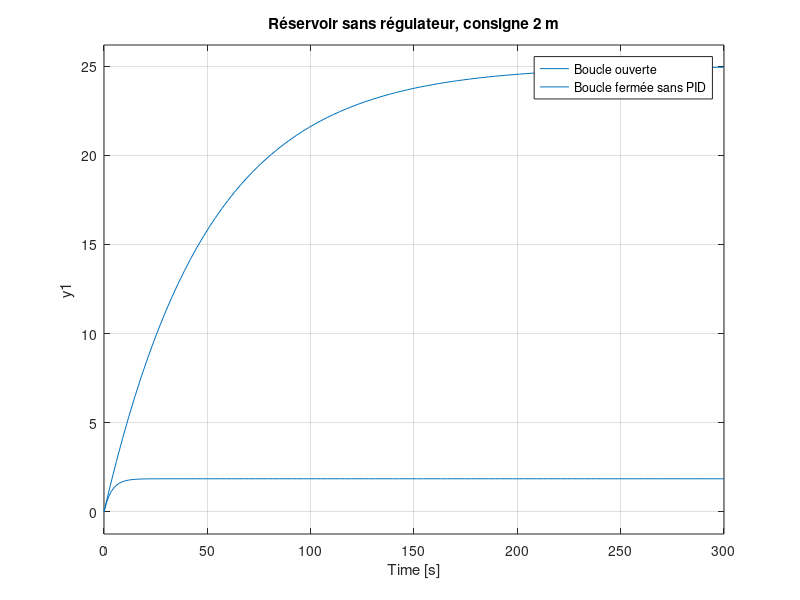
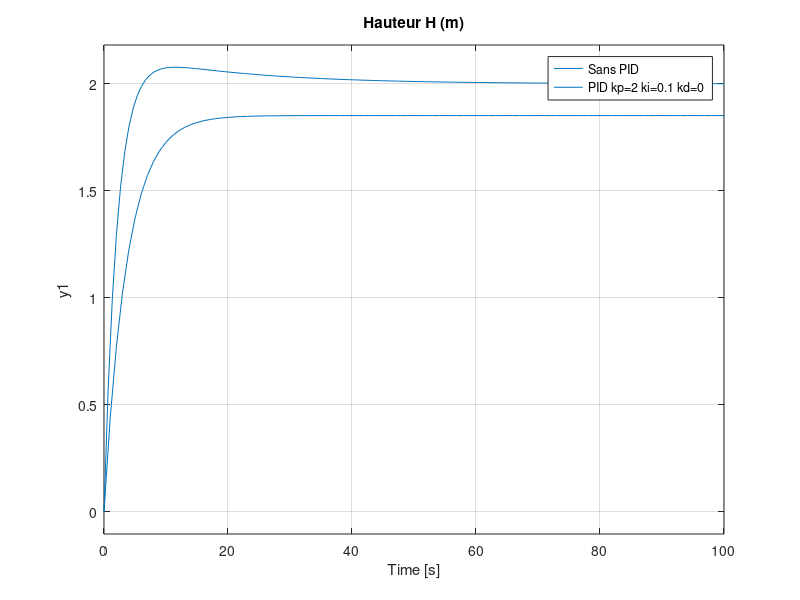
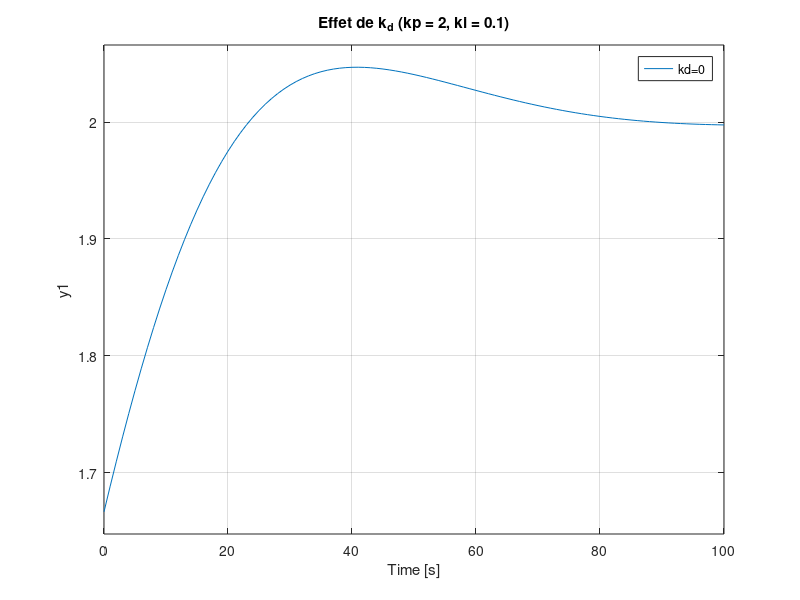

These figures' MATLAB source, in order: (Note: this script raises an error after producing the figures.)
%% TP4 : Asservissement des systèmes continus par régulateur PID
% Automatique linéaire échantillonnée - INSAT
% Nécessite la Control System Toolbox (tf, pid, feedback, step, stepinfo).
clear; close all; clc;

%% III.1  Réservoir sans régulateur
G = tf(12.5, [50 1]);           % H(s)/Qe(s)
consigne = 2;                   % 2 m

% a) Boucle ouverte : H(inf) = 2 x 12.5 = 25 m > 20 m -> le réservoir déborde !
% b) Boucle fermée à retour unitaire, sans PID :
F0 = feedback(G, 1);            % 12.5 / (50s + 13.5)

figure('Name','III.1 - Sans PID');
step(consigne*G, 300); hold on; step(consigne*F0, 300); hold off; grid on;
legend('Boucle ouverte', 'Boucle fermée sans PID');
title('Réservoir sans régulateur, consigne 2 m');

%% III.1-2  Avec régulateur PID
kp = 2;  ki = 0.1;  kd = 0;     % réglage proposé (PI) : erreur nulle, dépassement ~4 %
C = pid(kp, ki, kd);            % C(s) = kp + ki/s + kd·s
F = feedback(C*G, 1);

figure('Name','III.2 - Avec PID');
step(consigne*F0, 100); hold on; step(consigne*F, 100); hold off; grid on;
legend('Sans PID', sprintf('PID kp=%g ki=%g kd=%g', kp, ki, kd));
title('Hauteur H (m)');

%% III.3  Effet de chaque gain
figure('Name','III.3 - Effet des gains');
subplot(1,3,1); hold on;
for k = [0.5 1 2 5]
    step(consigne*feedback(pid(k, 0, 0)*G, 1), 60);
end
hold off; grid on; title('Effet de k_p (ki = kd = 0)');
legend('kp=0.5','kp=1','kp=2','kp=5');

subplot(1,3,2); hold on;
for k = [0.02 0.05 0.1 0.5]
    step(consigne*feedback(pid(kp, k, 0)*G, 1), 100);
end
hold off; grid on; title(sprintf('Effet de k_i (kp = %g)', kp));
legend('ki=0.02','ki=0.05','ki=0.1','ki=0.5');

subplot(1,3,3); hold on;
for k = [0 1 5 20]
    step(consigne*feedback(pid(kp, ki, k)*G, 1), 100);
end
hold off; grid on; title(sprintf('Effet de k_d (kp = %g, ki = %g)', kp, ki));
legend('kd=0','kd=1','kd=5','kd=20');
% kp : plus rapide, erreur statique réduite mais jamais nulle.
% ki : annule l'erreur statique. Trop grand -> dépassement et oscillations.
% kd : amortit (moins de dépassement). Ici l'effet reste faible, le système étant du 1er ordre.

%% III.4  Erreur statique, temps de réponse, dépassement : avant / après
S0 = stepinfo(consigne*F0);
S  = stepinfo(consigne*F);
e0 = consigne - consigne*dcgain(F0);
e1 = consigne - consigne*dcgain(F);
fprintf('RÉSERVOIR            Sans PID      Avec PID\n');
fprintf('Erreur statique (m)  %8.4f      %8.4f\n', e0, e1);
fprintf('Temps de réponse (s) %8.2f      %8.2f\n', S0.SettlingTime, S.SettlingTime);
fprintf('Dépassement (%%)      %8.2f      %8.2f\n\n', S0.Overshoot, S.Overshoot);

%% IV  Moteur à courant continu
L  = 0.011e-3;   % 0.011 mH comme dans le tableau (si c'est 0.011 H, mettre 0.011)
R  = 0.8;   J = 0.2;   f = 1e-2;
ke = 1.91;  kc = 1.91; U = 10;  % consigne : 10 rad/s

% IV.5  Modèle : Omega/V = kc / ((Ls+R)(Js+f) + kc·ke), couple résistant cr = 0
Gm = feedback(tf(kc, [L R]) * tf(1, [J f]), ke)

% Sans PID : boucle ouverte, puis boucle fermée à retour unitaire
Fm0 = feedback(Gm, 1);
figure('Name','IV.5 - MCC sans PID');
step(U*Gm, 1); hold on; step(U*Fm0, 1); hold off; grid on;
legend('Boucle ouverte (U = 10 V)', 'Boucle fermée sans PID');
title('Vitesse \Omega (rad/s)');

% IV.5-6  Avec PID
kpm = 2;  kim = 20;  kdm = 0;   % réglage proposé (PI) : erreur nulle, pas de dépassement
Fm = feedback(pid(kpm, kim, kdm)*Gm, 1);
figure('Name','IV.6 - MCC avec PID');
step(U*Fm0, 1.5); hold on; step(U*Fm, 1.5); hold off; grid on;
legend('Sans PID', sprintf('PID kp=%g ki=%g kd=%g', kpm, kim, kdm));
title('Vitesse \Omega (rad/s), consigne 10 rad/s');

%% IV.7  Effet de chaque gain
figure('Name','IV.7 - Effet des gains MCC');
subplot(1,3,1); hold on;
for k = [1 2 5 10]
    step(U*feedback(pid(k, 0, 0)*Gm, 1), 0.5);
end
hold off; grid on; title('Effet de k_p'); legend('kp=1','kp=2','kp=5','kp=10');

subplot(1,3,2); hold on;
for k = [5 20 50 100]
    step(U*feedback(pid(kpm, k, 0)*Gm, 1), 1.5);
end
hold off; grid on; title(sprintf('Effet de k_i (kp = %g)', kpm)); legend('ki=5','ki=20','ki=50','ki=100');

subplot(1,3,3); hold on;
for k = [0 0.05 0.2 0.5]
    step(U*feedback(pid(kpm, kim, k)*Gm, 1), 1.5);
end
hold off; grid on; title(sprintf('Effet de k_d (kp = %g, ki = %g)', kpm, kim)); legend('kd=0','kd=0.05','kd=0.2','kd=0.5');

%% IV.8  Avant / après
Sm0 = stepinfo(U*Fm0);
Sm  = stepinfo(U*Fm);
fprintf('MCC                  Sans PID      Avec PID\n');
fprintf('Erreur statique      %8.4f      %8.4f  rad/s\n', U - U*dcgain(Fm0), U - U*dcgain(Fm));
fprintf('Temps de réponse (s) %8.3f      %8.3f\n', Sm0.SettlingTime, Sm.SettlingTime);
fprintf('Dépassement (%%)      %8.2f      %8.2f\n', Sm0.Overshoot, Sm.Overshoot);
